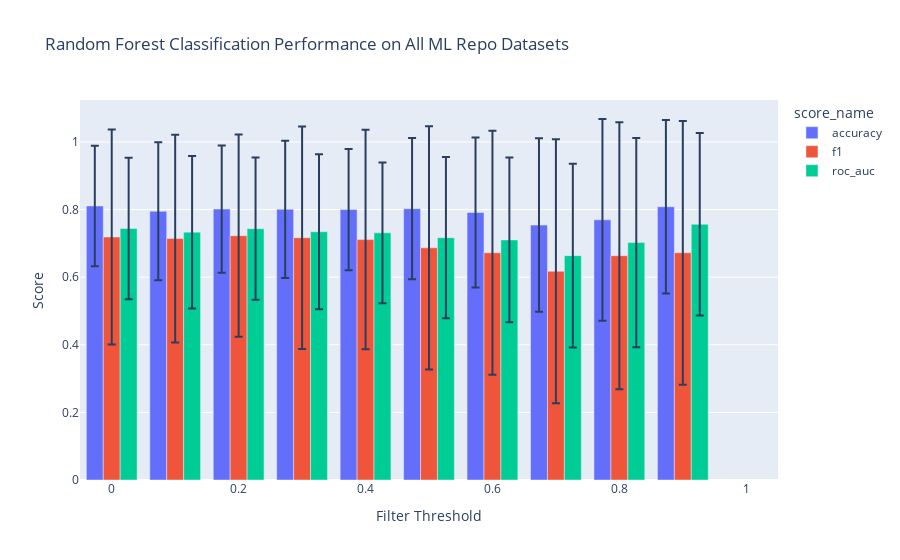

The notebook cell this image was saved under:
### Code cell
# bar plot for all datasets
dataset_name_pretty = 'All ML Repo Datasets'
fig = px.bar(
    df_2,
    x='filter_threshold',
    y='mean',
    error_y='std',
    color='score_name',
    barmode='group',
    title='Random Forest Classification Performance on {}'.format(dataset_name_pretty),
)

fig.update_layout(xaxis_title='Filter Threshold', yaxis_title='Score')
fig.update_xaxes(range=[-0.05, 1.05])
fig.show()

path = 'reports/filter_threshold/all_datasets_bar_plot.png'
fig.write_html(make_dir(path))

### Figure 1 — Plotly figure (JSON) as saved in the notebook; plotly's stock layout.template omitted (floating-point values rounded to 4 significant figures)
{"data": [{"alignmentgroup": "True", "error_y": {"array": [0.1784, 0.2045, 0.1883, 0.2032, 0.1795, 0.2091, 0.2221, 0.2567, 0.2983, 0.2563]}, "hovertemplate": "score_name=accuracy<br>filter_threshold=%{x}<br>mean=%{y}<extra></extra>", "legendgroup": "accuracy", "marker": {"color": "#636efa", "pattern": {"shape": ""}}, "name": "accuracy", "offsetgroup": "accuracy", "orientation": "v", "showlegend": true, "textposition": "auto", "type": "bar", "x": [0, 0.1, 0.2, 0.3, 0.4, 0.5, 0.6, 0.7, 0.8, 0.9], "xaxis": "x", "y": [0.8107, 0.795, 0.8014, 0.8007, 0.8, 0.8026, 0.7913, 0.7541, 0.7696, 0.8083], "yaxis": "y"}, {"alignmentgroup": "True", "error_y": {"array": [0.3182, 0.3074, 0.2991, 0.3294, 0.3246, 0.36, 0.3611, 0.3903, 0.3949, 0.3901]}, "hovertemplate": "score_name=f1<br>filter_threshold=%{x}<br>mean=%{y}<extra></extra>", "legendgroup": "f1", "marker": {"color": "#EF553B", "pattern": {"shape": ""}}, "name": "f1", "offsetgroup": "f1", "orientation": "v", "showlegend": true, "textposition": "auto", "type": "bar", "x": [0, 0.1, 0.2, 0.3, 0.4, 0.5, 0.6, 0.7, 0.8, 0.9], "xaxis": "x", "y": [0.7188, 0.7142, 0.7227, 0.7166, 0.7112, 0.6868, 0.6721, 0.6175, 0.6635, 0.6722], "yaxis": "y"}, {"alignmentgroup": "True", "error_y": {"array": [0.2095, 0.2256, 0.2105, 0.2292, 0.2084, 0.2386, 0.2437, 0.2715, 0.3093, 0.2699]}, "hovertemplate": "score_name=roc_auc<br>filter_threshold=%{x}<br>mean=%{y}<extra></extra>", "legendgroup": "roc_auc", "marker": {"color": "#00cc96", "pattern": {"shape": ""}}, "name": "roc_auc", "offsetgroup": "roc_auc", "orientation": "v", "showlegend": true, "textposition": "auto", "type": "bar", "x": [0, 0.1, 0.2, 0.3, 0.4, 0.5, 0.6, 0.7, 0.8, 0.9], "xaxis": "x", "y": [0.7438, 0.7332, 0.7435, 0.7343, 0.7311, 0.7168, 0.7102, 0.6637, 0.7022, 0.7566], "yaxis": "y"}], "layout": {"barmode": "group", "legend": {"title": {"text": "score_name"}, "tracegroupgap": 0}, "title": {"text": "Random Forest Classification Performance on All ML Repo Datasets"}, "xaxis": {"anchor": "y", "domain": [0, 1], "range": [-0.05, 1.05], "title": {"text": "Filter Threshold"}}, "yaxis": {"anchor": "x", "domain": [0, 1], "title": {"text": "Score"}}}}
